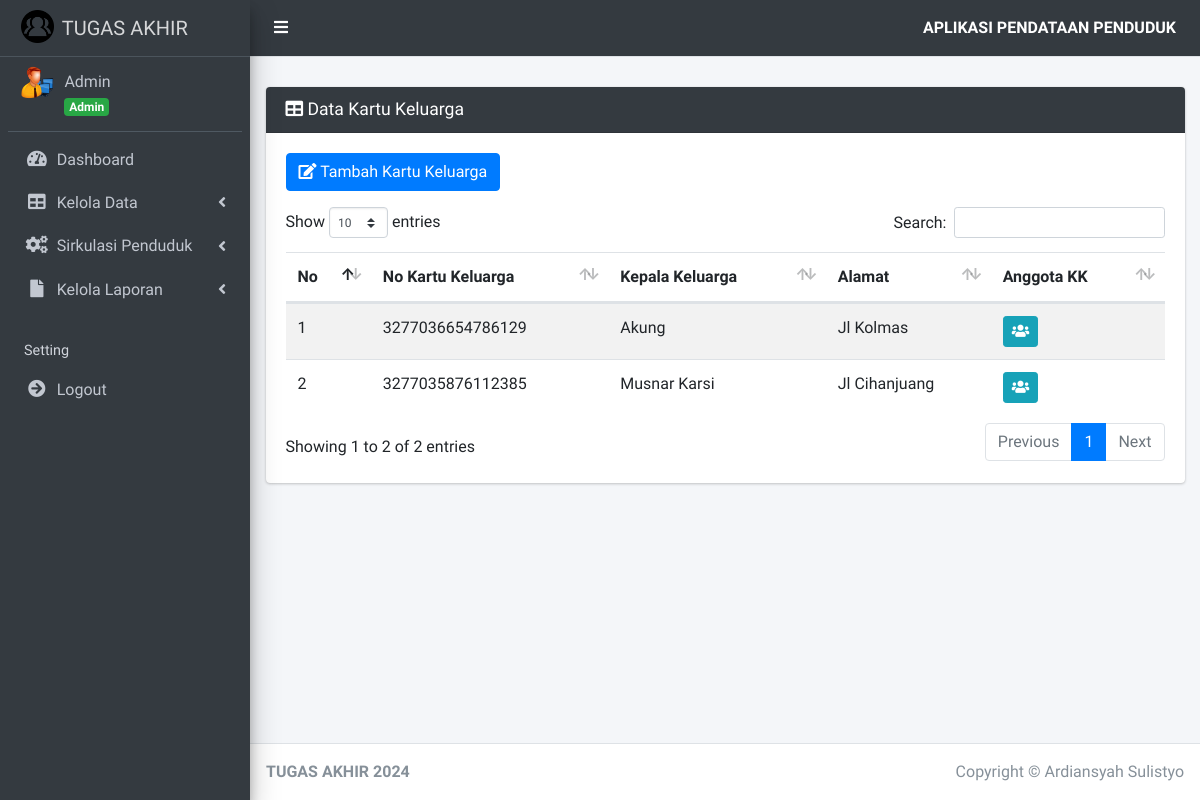
The page /index.php?page=kk (signed in) on the database its author committed.
### tables this page shows
CREATE TABLE `kk` (
  `id_kk` int(11) NOT NULL,
  `no_kk` varchar(16) NOT NULL,
  `id_penduduk` int(11) NOT NULL,
  `k_keluarga` varchar(20) NOT NULL
);

CREATE TABLE `penduduk` (
  `id_penduduk` int(11) NOT NULL,
  `id_user` int(11) NOT NULL,
  `nik_penduduk` varchar(16) NOT NULL,
  `nama_penduduk` varchar(45) NOT NULL,
  `tempat_lahir_penduduk` varchar(30) NOT NULL,
  `tanggal_lahir_penduduk` date NOT NULL,
  `jenis_kelamin_penduduk` enum('Laki-Laki','Perempuan') NOT NULL,
  `alamat_penduduk` text NOT NULL,
  `desa_kelurahan_penduduk` varchar(30) NOT NULL,
  `kecamatan_penduduk` varchar(30) NOT NULL,
  `kabupaten_kota_penduduk` varchar(30) NOT NULL,
  `provinsi_penduduk` varchar(30) NOT NULL,
  `negara_penduduk` varchar(30) NOT NULL,
  `rt_penduduk` varchar(3) NOT NULL,
  `rw_penduduk` varchar(3) NOT NULL,
  `agama_penduduk` enum('Islam','Kristen','Katolik','Hindu','Buddha','Konghucu') NOT NULL,
  `pendidikan_terakhir_penduduk` varchar(20) NOT NULL,
  `pekerjaan_penduduk` varchar(20) NOT NULL,
  `status_perkawinan_penduduk` enum('Kawin','Tidak Kawin','Belum Kawin','Cerai') NOT NULL,
  `status` enum('Ada','Meninggal') NOT NULL,
  `status_keluarga` enum('Sudah Berkeluarga','Belum Berkeluarga','','') NOT NULL
);

### pages/kk/index.php (the view)
<?php
$query = "SELECT * FROM `kk` JOIN `penduduk` ON kk.id_penduduk = penduduk.id_penduduk";
$hasil = mysqli_query($koneksi, $query);
$data_kk = [];
while ($row = mysqli_fetch_assoc($hasil)) $data_kk[] = $row;
?>
<div class="card card-dark">
    <div class="card-header">
        <h3 class="card-title">
            <i class="fa fa-table"></i>
            Data Kartu Keluarga
        </h3>
    </div>
    <div class="card-body">
        <div class="table-responsive">
            <div class="mb-3">
                <a href="?page=tambah_kk" class="btn btn-primary">
                    <i class="fa fa-edit"></i> Tambah Kartu Keluarga
                </a>
            </div>
            <table class="table table-striped table-condensed table-hover" id="example1">
                <thead>
                    <tr>
                        <th>No</th>
                        <th>No Kartu Keluarga</th>
                        <th>Kepala Keluarga</th>
                        <th>Alamat</th>
                        <th>Anggota KK</th>
                    </tr>
                </thead>
                <tbody>
                    <?php $nomor = 1; ?>
                    <?php foreach ($data_kk as $kk) : ?>
                        <tr>
                            <td><?= $nomor++ ?></td>
                            <td><?= $kk['no_kk'] ?></td>
                            <td><?= $kk['k_keluarga'] ?></td>
                            <td><?= $kk['alamat_penduduk'] ?></td>
                            <td>
                                <a href="?page=anggota&id_kk=<?= $kk['id_kk'] ?>" title="Anggota KK" class="btn btn-info btn-sm">
                                    <i class="fa fa-users"></i>
                                </a>
                            </td>
                        </tr>
                    <?php endforeach ?>
                </tbody>
            </table>
        </div>
    </div>
</div>

### rows shown on the page
kk: no_kk "3277036654786129", k_keluarga "Akung", id_penduduk.alamat_penduduk "Jl Kolmas"
kk: no_kk "3277035876112385", k_keluarga "Musnar Karsi", id_penduduk.alamat_penduduk "Jl Cihanjuang"

### other values the page prints
$data_nama "Admin"
$data_level "Admin"
